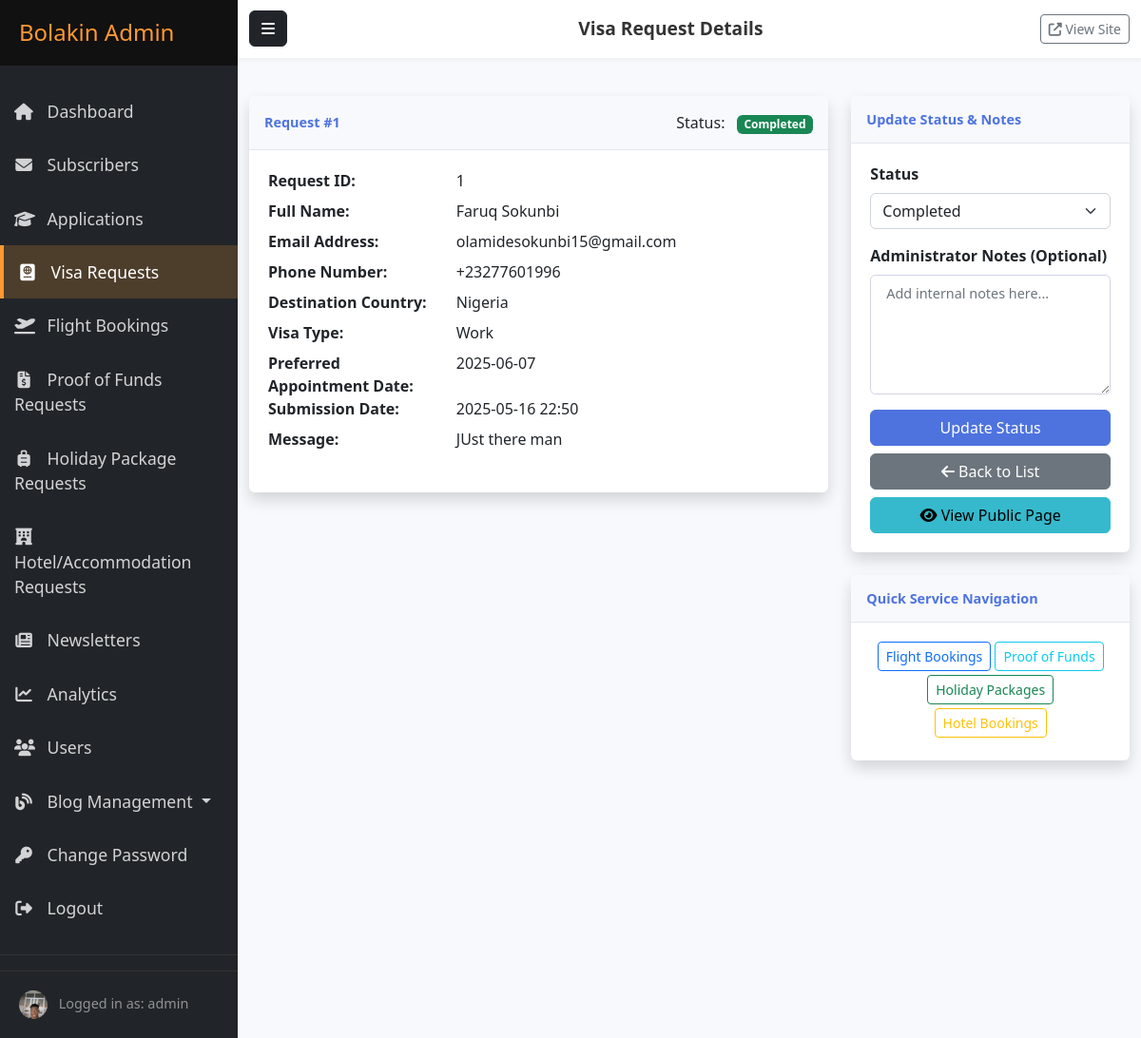
Screenshot of /admin/dashboard/visa-request/1 (signed in) with the database file from the repository.
### models.py (models this page shows, shortened)
class User(db.Model, UserMixin):
    __tablename__ = 'users'
    __table_args__ = {'extend_existing': True}
    id = db.Column(db.Integer, primary_key=True)
    username = db.Column(db.String(64), unique=True, nullable=False)
    email = db.Column(db.String(120), unique=True, nullable=False)
    password_hash = db.Column(db.String(256), nullable=False)
    is_admin = db.Column(db.Boolean, default=False, nullable=False)
    created_at = db.Column(db.DateTime, default=datetime.utcnow)
    last_login = db.Column(db.DateTime, nullable=True)
    password_changed = db.Column(db.Boolean, default=False, nullable=False)
    profile_image_file = db.Column(db.String(200), nullable=True)  # Added field for profile picture
    linkedin_url = db.Column(db.String(255), nullable=True)
    twitter_url = db.Column(db.String(255), nullable=True)
    instagram_url = db.Column(db.String(255), nullable=True)
    facebook_url = db.Column(db.String(255), nullable=True) # Added Facebook as well

class VisaRequest(db.Model):
    __tablename__ = 'visa_requests'
    id = db.Column(db.Integer, primary_key=True)
    full_name = db.Column(db.String(150), nullable=False)
    email = db.Column(db.String(150), nullable=False)
    phone = db.Column(db.String(20), nullable=False)
    destination_country = db.Column(db.String(100), nullable=False)
    visa_type = db.Column(db.String(100), nullable=False) # e.g., Tourist, Student, Work
    preferred_appointment_date = db.Column(db.Date, nullable=True)
    message = db.Column(db.Text, nullable=True)
    submission_date = db.Column(db.DateTime, nullable=False, default=datetime.utcnow)
    status = db.Column(db.String(50), nullable=False, default='Pending') # e.g., Pending, In Review, Processed, Action Required, Rejected, Completed
    admin_notes = db.Column(db.Text, nullable=True)

### routes/admin.py (the view, shortened to what this page needs)
@admin.route('/visa-request/<int:request_id>', methods=['GET', 'POST'])
@login_required
@admin_required
def visa_request_details(request_id):
    visa_req = VisaRequest.query.get_or_404(request_id)
    form = UpdateVisaRequestStatusForm(obj=visa_req)
    return render_template('admin/services/visa_request_details.html', visa_req=visa_req, form=form, title="Visa Request Details")

### templates/admin/services/visa_request_details.html (shortened to what this page needs)
{% extends "admin/base.html" %}
{% from "components/_form_macros.html" import render_field %}
{% block header_title %}{{ title }}{% endblock %}
{% block content %}
<div class="row">
    <div class="col-lg-8">
        <div class="card shadow mb-4">
            <div class="card-header py-3 d-flex flex-row align-items-center justify-content-between">
                <h6 class="m-0 font-weight-bold text-primary">Request #{{ visa_req.id }}</h6>
                 <div>
                    <span class="me-2">Status:</span>
                    <span class="badge
                        {% if visa_req.status == 'Pending' %}bg-warning text-dark
                        {% elif visa_req.status == 'In Review' %}bg-info
                        {% elif visa_req.status == 'Processed' or visa_req.status == 'Completed' %}bg-success
                        {% elif visa_req.status == 'Action Required' %}bg-danger
                        {% elif visa_req.status == 'Rejected' %}bg-secondary
                        {% else %}bg-light text-dark{% endif %}">{{ visa_req.status }}
                    </span>
                </div>
            </div>
            <div class="card-body">
                <dl class="row">
                    <dt class="col-sm-4">Request ID:</dt>
                    <dd class="col-sm-8">{{ visa_req.id }}</dd>
                    <dt class="col-sm-4">Full Name:</dt>
                    <dd class="col-sm-8">{{ visa_req.full_name }}</dd>
                    <dt class="col-sm-4">Email Address:</dt>
                    <dd class="col-sm-8">{{ visa_req.email }}</dd>
                    <dt class="col-sm-4">Phone Number:</dt>
                    <dd class="col-sm-8">{{ visa_req.phone }}</dd>
                    <dt class="col-sm-4">Destination Country:</dt>
                    <dd class="col-sm-8">{{ visa_req.destination_country }}</dd>
                    <dt class="col-sm-4">Visa Type:</dt>
                    <dd class="col-sm-8">{{ visa_req.visa_type }}</dd>
                    <dt class="col-sm-4">Preferred Appointment Date:</dt>
                    <dd class="col-sm-8">{{ visa_req.preferred_appointment_date.strftime('%Y-%m-%d') if visa_req.preferred_appointment_date else 'Not specified' }}</dd>
                    <dt class="col-sm-4">Submission Date:</dt>
                    <dd class="col-sm-8">{{ visa_req.submission_date.strftime('%Y-%m-%d %H:%M') if visa_req.submission_date else 'N/A' }}</dd>
                    <dt class="col-sm-4">Message:</dt>
                    <dd class="col-sm-8">{{ visa_req.message|nl2br if visa_req.message else 'N/A' }}</dd>
                </dl>
            </div>
        </div>
    </div>
    <div class="col-lg-4">
        <div class="card shadow mb-4">
            <div class="card-header py-3">
                <h6 class="m-0 font-weight-bold text-primary">Update Status & Notes</h6>
            </div>
            <div class="card-body">
                <form method="POST" action="{{ url_for('admin.visa_request_details', request_id=visa_req.id) }}">
                    {{ render_field(form.status, attrs={'class': 'form-select'}) }}
                    {{ render_field(form.admin_notes, attrs={'class': 'form-control', 'rows': 5, 'placeholder': 'Add internal notes here...'}) }}
                    <div class="mt-3">
                        <button type="submit" class="btn btn-primary w-100 mb-2">Update Status</button>
                        <a href="{{ url_for('admin.visa_requests_list') }}" class="btn btn-secondary w-100 mb-2">
                             <i class="fas fa-arrow-left"></i> Back to List
                        </a>
                        <a href="{{ url_for('main.visa_processing_request') }}" class="btn btn-info w-100" target="_blank">
                            <i class="fas fa-eye"></i> View Public Page
                        </a>
                    </div>
                </form>
            </div>
        </div>
        <div class="card shadow mb-4">
            <div class="card-header py-3">
                <h6 class="m-0 font-weight-bold text-primary">Quick Service Navigation</h6>
            </div>
            <div class="card-body text-center">
                <a href="{{ url_for('admin.flight_bookings_list') }}" class="btn btn-sm btn-outline-primary mb-1">Flight Bookings</a>
                <a href="{{ url_for('admin.proof_of_funds_requests_list') }}" class="btn btn-sm btn-outline-info mb-1">Proof of Funds</a>
                <a href="{{ url_for('admin.holiday_package_requests_list') }}" class="btn btn-sm btn-outline-success mb-1">Holiday Packages</a>
                <a href="{{ url_for('admin.hotel_accommodation_requests_list') }}" class="btn btn-sm btn-outline-warning mb-1">Hotel Bookings</a>
            </div>
        </div>
    </div>
</div>
{% endblock %}

### templates/admin/base.html (shortened to what this page needs)
<!DOCTYPE html>
<html lang="en">
<head>
    <link href="https://cdn.jsdelivr.net/npm/bootstrap@5.2.3/dist/css/bootstrap.min.css" rel="stylesheet">
    <link rel="stylesheet" href="https://cdnjs.cloudflare.com/ajax/libs/font-awesome/6.3.0/css/all.min.css">
    <link rel="stylesheet" href="{{ url_for('static', filename='css/admin.css') }}">
</head>
<body>
    <div class="wrapper">
        <nav id="sidebar" class="bg-dark">
            <div class="sidebar-header">
                <h3>Bolakin Admin</h3>
            </div>
            <ul class="list-unstyled components">
                <li class="{% if request.endpoint == 'admin.dashboard' %}active{% endif %}">
                    <a href="{{ url_for('admin.dashboard') }}">
                        <i class="fas fa-home"></i> Dashboard
                    </a>
                </li>
                <li class="{% if 'subscribers' in request.endpoint %}active{% endif %}">
                    <a href="{{ url_for('admin.subscribers') }}">
                        <i class="fas fa-envelope"></i> Subscribers
                    </a>
                </li>
                <li class="{% if 'applications' in request.endpoint %}active{% endif %}">
                    <a href="{{ url_for('admin.applications') }}">
                        <i class="fas fa-graduation-cap"></i> Applications
                    </a>
                </li>
                <li class="{% if 'visa_requests' in request.endpoint or 'visa_request_details' in request.endpoint %}active{% endif %}">
                    <a href="{{ url_for('admin.visa_requests_list') }}">
                        <i class="fas fa-passport"></i> Visa Requests
                    </a>
                </li>
                <li class="{% if 'flight_bookings' in request.endpoint or 'flight_booking_details' in request.endpoint %}active{% endif %}">
                    <a href="{{ url_for('admin.flight_bookings_list') }}">
                        <i class="fas fa-plane-departure"></i> Flight Bookings
                    </a>
                </li>
                <li class="{% if 'proof_of_funds_requests' in request.endpoint or 'proof_of_funds_details' in request.endpoint %}active{% endif %}">
                    <a href="{{ url_for('admin.proof_of_funds_requests_list') }}">
                        <i class="fas fa-file-invoice-dollar"></i> Proof of Funds Requests
                    </a>
                </li>
                <li class="{% if 'holiday_package_requests' in request.endpoint or 'holiday_package_request_details' in request.endpoint %}active{% endif %}">
                    <a href="{{ url_for('admin.holiday_package_requests_list') }}">
                        <i class="fas fa-suitcase-rolling"></i> Holiday Package Requests
                    </a>
                </li>
                <li class="{% if 'hotel_accommodation_requests' in request.endpoint or 'hotel_accommodation_request_details' in request.endpoint %}active{% endif %}">
                    <a href="{{ url_for('admin.hotel_accommodation_requests_list') }}">
                        <i class="fas fa-hotel"></i> Hotel/Accommodation Requests
                    </a>
                </li>
                <li class="{% if 'newsletters' in request.endpoint %}active{% endif %}">
                    <a href="{{ url_for('admin.newsletters') }}">
                        <i class="fas fa-newspaper"></i> Newsletters
                    </a>
                </li>
                <li class="{% if 'analytics' in request.endpoint %}active{% endif %}">
                    <a href="{{ url_for('admin.analytics') }}">
                        <i class="fas fa-chart-line"></i> Analytics
                    </a>
                </li>
                <li class="{% if 'users' in request.endpoint %}active{% endif %}">
                    <a href="{{ url_for('admin.users') }}">
                        <i class="fas fa-users"></i> Users
                    </a>
                </li>
                <li class="nav-item dropdown {% if 'blog' in request.endpoint %}active{% endif %}">
                    <a href="#blogSubmenu" data-bs-toggle="collapse" aria-expanded="false" class="dropdown-toggle nav-link">
                        <i class="fas fa-blog"></i> Blog Management
                    </a>
                </li>
                <li>
                    <a href="{{ url_for('auth.change_password') }}">
                        <i class="fas fa-key"></i> Change Password
                    </a>
                </li>
                <li>
                    <a href="{{ url_for('auth.logout') }}">
                        <i class="fas fa-sign-out-alt"></i> Logout
                    </a>
                </li>
            </ul>
            <div class="sidebar-footer">
                {% if current_user.is_authenticated %}
                    {% if current_user.profile_image_file %}
                        <img src="{{ url_for('main.uploaded_file', subpath=current_user.profile_image_file) }}"
                             alt="{{ current_user.username }}" class="rounded-circle me-2"
                             style="width: 30px; height: 30px; object-fit: cover;">
                    {% else %}
                        <img src="{{ url_for('static', filename='images/default_avatar.png') }}"
                             alt="Default Avatar" class="rounded-circle me-2"
                             style="width: 30px; height: 30px; object-fit: cover;">
                    {% endif %}
                    <span>Logged in as: {{ current_user.username }}</span>
                {% endif %}
            </div>
        </nav>
        <div id="content">
            <nav class="navbar navbar-expand-lg navbar-light bg-light">
                <div class="container-fluid">
                    <button type="button" id="sidebarCollapse" class="btn btn-dark">
                        <i class="fas fa-bars"></i>
                    </button>
                    <span class="navbar-text">
                        {% block header_title %}Admin Dashboard{% endblock %}
                    </span>
                    <div>
                        <a href="{{ url_for('main.index') }}" class="btn btn-outline-secondary btn-sm" target="_blank">
                            <i class="fas fa-external-link-alt"></i> View Site
                        </a>
                    </div>
                </div>
            </nav>
            <main class="container-fluid py-4">
                {% block content %}{% endblock %}
            </main>
        </div>
    </div>
</body>
</html>

### templates/components/_form_macros.html (shortened to what this page needs)
{% macro render_field(field, attrs={}) %}
  {% set label_visible = attrs.get('label_visible', true) %}
  {% set class_to_use = attrs.get('class', '') %}
  {% set placeholder = attrs.get('placeholder', '') %}
  {% set required = attrs.get('required', false) %}
  {% set rows = attrs.get('rows', false) %}
  {% set id_to_use = attrs.get('id', field.id) %}
  <div class="form-group mb-3">
    {% if label_visible %}
      {{ field.label(class="form-label", for=id_to_use) }}
    {% endif %}
    {% if rows %}
      {{ field(class=class_to_use, id=id_to_use, placeholder=placeholder, required=required, rows=rows, **attrs.get('extra_attrs', {})) }}
    {% else %}
      {{ field(class=class_to_use, id=id_to_use, placeholder=placeholder, required=required, **attrs.get('extra_attrs', {})) }}
    {% endif %}
  </div>
{% endmacro %}

### rows the page displays
User: profile_image_file (picture), username "admin"
VisaRequest: id "1", status "Completed", full_name "Faruq Sokunbi", email "olamidesokunbi15@gmail.com", phone "+23277601996", destination_country "Nigeria", visa_type "Work", preferred_appointment_date "2025-06-07", submission_date "2025-05-16 22:50", message "JUst there man"

### other values shown
{{ title }} "Visa Request Details"
{{ field.label(class="form-label", for=id_to_use) }} "Status Administrator Notes (Optional)"
